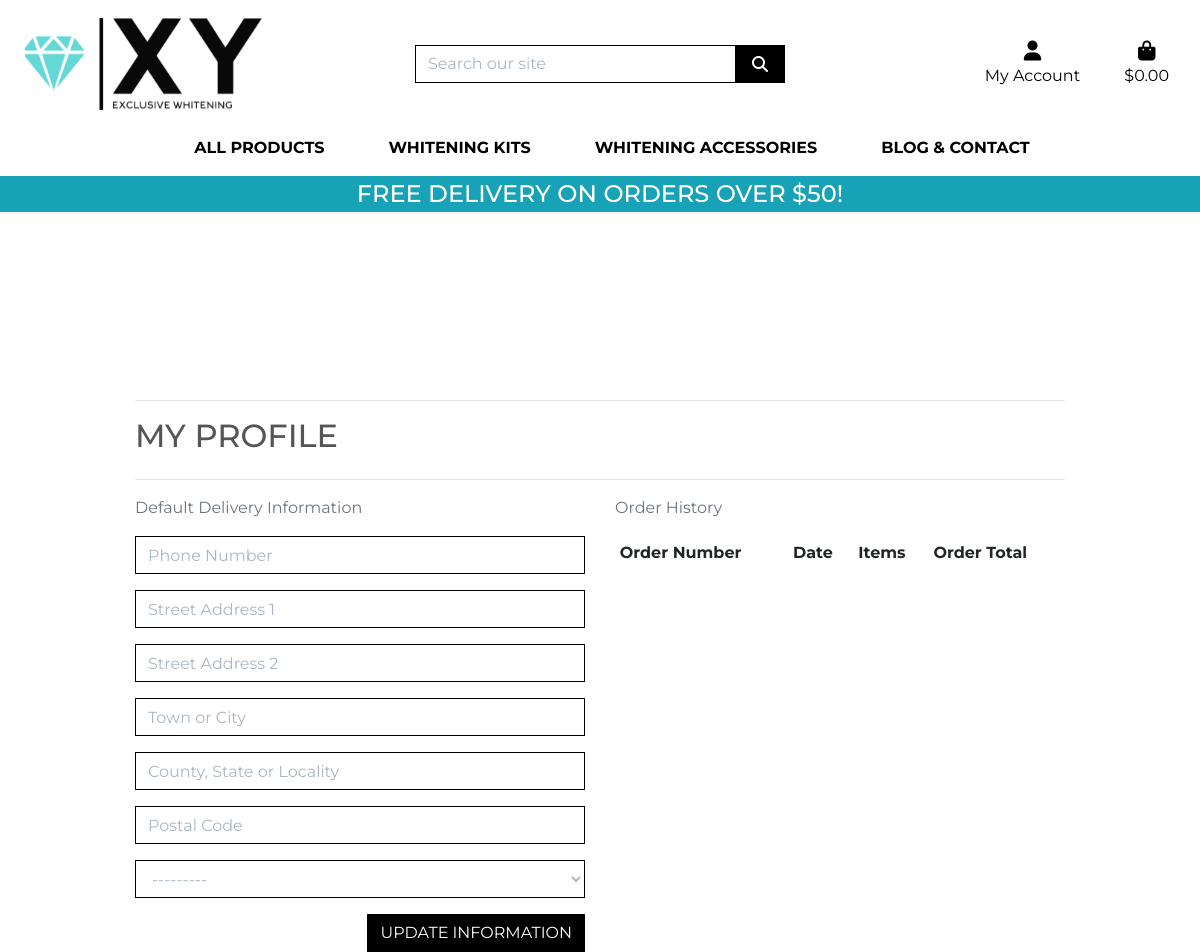
Page /profile/ (signed in) on the earlier database version.
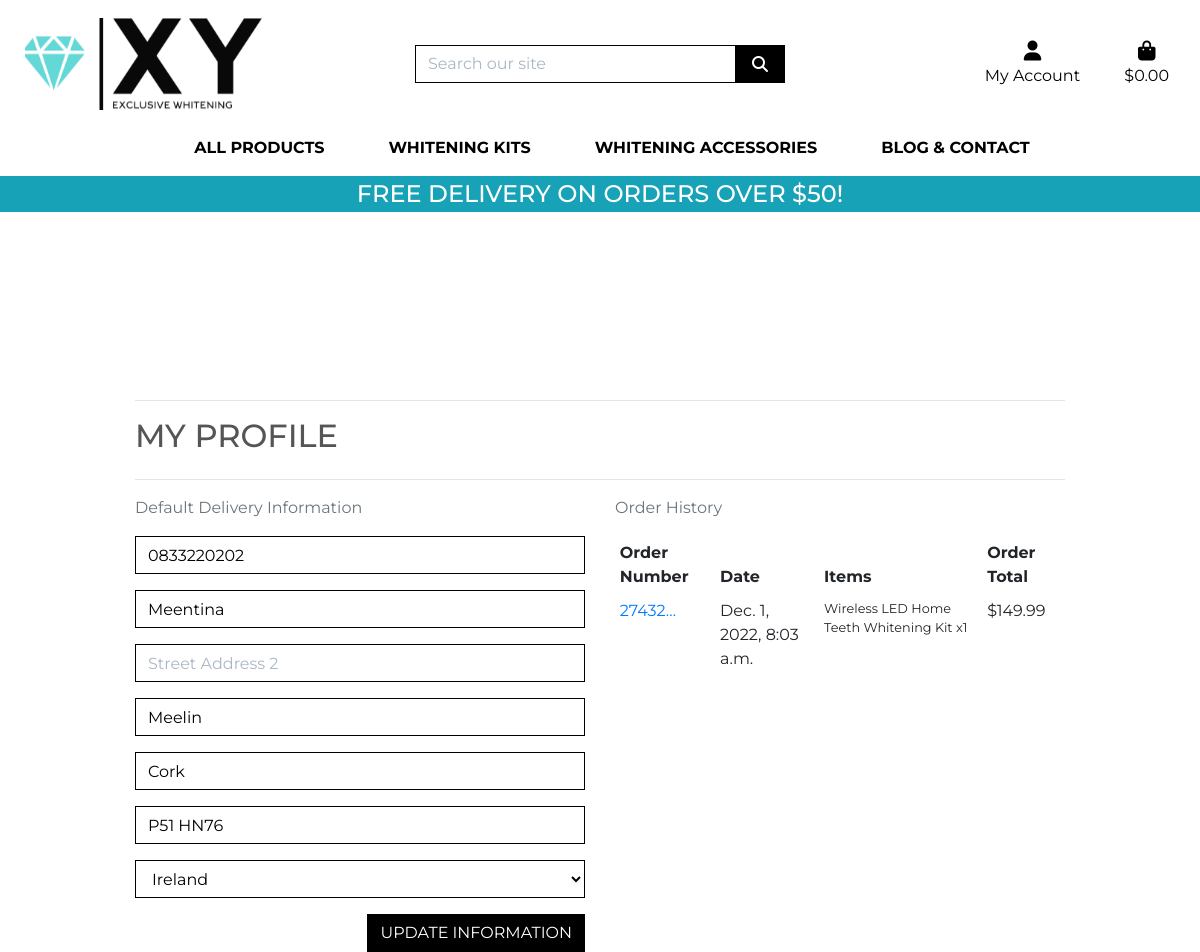
Same page on the later database version.
### profiles/models.py (models this page shows, shortened)
class UserProfile(models.Model):
    user = models.OneToOneField(User, on_delete=models.CASCADE)
    default_phone_number = models.CharField(max_length=20, null=True, blank=True)
    default_street_address1 = models.CharField(max_length=80, null=True, blank=True)
    default_street_address2 = models.CharField(max_length=80, null=True, blank=True)
    default_town_or_city = models.CharField(max_length=40, null=True, blank=True)
    default_county = models.CharField(max_length=80, null=True, blank=True)
    default_postcode = models.CharField(max_length=20, null=True, blank=True)
    default_country = CountryField(blank_label='Country', null=True, blank=True)

### checkout/models.py (models this page shows, shortened)
class Order(models.Model):
    order_number = models.CharField(max_length=32, null=False, editable=False)
    user_profile = models.ForeignKey(UserProfile, on_delete=models.SET_NULL,
                                     null=True, blank=True, related_name='orders')
    full_name = models.CharField(max_length=50, null=False, blank=False)
    email = models.EmailField(max_length=254, null=False, blank=False)
    phone_number = models.CharField(max_length=20, null=False, blank=False)
    country = CountryField(blank_label='Country *', null=False, blank=False)
    postcode = models.CharField(max_length=20, null=True, blank=True)
    town_or_city = models.CharField(max_length=40, null=False, blank=False)
    street_address1 = models.CharField(max_length=80, null=False, blank=False)
    street_address2 = models.CharField(max_length=80, null=True, blank=True)
    county = models.CharField(max_length=80, null=True, blank=True)
    date = models.DateTimeField(auto_now_add=True)
    delivery_cost = models.DecimalField(max_digits=6, decimal_places=2, null=False, default=0)
    order_total = models.DecimalField(max_digits=10, decimal_places=2, null=False, default=0)
    grand_total = models.DecimalField(max_digits=10, decimal_places=2, null=False, default=0)
    original_bag = models.TextField(null=False, blank=False, default='')
    stripe_pid = models.CharField(max_length=254, null=False, blank=False, default='')

class OrderLineItem(models.Model):
    order = models.ForeignKey(Order, null=False, blank=False, on_delete=models.CASCADE, related_name='lineitems')
    product = models.ForeignKey(Product, null=False, blank=False, on_delete=models.CASCADE)
    product_size = models.CharField(max_length=2, null=True, blank=True) # XS, S, M, L, XL
    quantity = models.IntegerField(null=False, blank=False, default=0)
    lineitem_total = models.DecimalField(max_digits=6, decimal_places=2, null=False, blank=False, editable=False)

### products/models.py (models this page shows, shortened)
class Product(models.Model):
    category = models.ForeignKey('Category', null=True, blank=True, on_delete=models.SET_NULL)
    sku = models.CharField(max_length=254, null=True, blank=True)
    name = models.CharField(max_length=254)
    description = models.TextField()
    price = models.DecimalField(max_digits=6, decimal_places=2)
    rating = models.DecimalField(max_digits=6, decimal_places=2, null=True, blank=True)
    image_url = models.URLField(max_length=1024, null=True, blank=True)
    image = models.ImageField(null=True, blank=True)

### profiles/views.py (the view)
# urls.py: path('profile/', include('profiles.urls')),
@login_required
def profile(request):
    profile = get_object_or_404(UserProfile, user=request.user)
    if request.method == 'POST':
        form = UserProfileForm(request.POST, instance=profile)
        if form.is_valid():
            form.save()
            messages.success(request, 'Profile updated successfully')
        else:
            messages.error(request, 'Update failed. Please ensure the form is valid.')
    else:
        form = UserProfileForm(instance=profile)
    orders = profile.orders.all()
    template = 'profiles/profile.html'
    context = {
        'form': form,
        'orders': orders,
        'on_profile_page': True
    }
    return render(request, template, context)

### profiles/forms.py
class UserProfileForm(forms.ModelForm):
    class Meta:
        model = UserProfile
        exclude = ('user',)
    def __init__(self, *args, **kwargs):
        super().__init__(*args, **kwargs)
        placeholders = {
            'default_phone_number': 'Phone Number',
            'default_postcode': 'Postal Code',
            'default_town_or_city': 'Town or City',
            'default_street_address1': 'Street Address 1',
            'default_street_address2': 'Street Address 2',
            'default_county': 'County, State or Locality',
        }
        self.fields['default_phone_number'].widget.attrs['autofocus'] = True
        for field in self.fields:
            if field != 'default_country':
                if self.fields[field].required:
                    placeholder = f'{placeholders[field]} *'
                else:
                    placeholder = placeholders[field]
                self.fields[field].widget.attrs['placeholder'] = placeholder
            self.fields[field].widget.attrs['class'] = 'border-black rounded-0 profile-form-input'
            self.fields[field].label = False

### bag/contexts.py (called while the page is built, shortened)
def bag_contents(request):
    bag_items = []
    total = 0
    product_count = 0
    bag = request.session.get('bag', {})
    if total < settings.FREE_DELIVERY_THRESHOLD:
        delivery = total * Decimal(settings.STANDARD_DELIVERY_PERCENTAGE / 100)
        free_delivery_delta = settings.FREE_DELIVERY_THRESHOLD - total
    else:
        delivery = 0
        free_delivery_delta = 0
    grand_total = delivery + total
    context = {
        'bag_items': bag_items,
        'total': total,
        'product_count': product_count,
        'delivery': delivery,
        'free_delivery_delta': free_delivery_delta,
        'free_delivery_threshold': settings.FREE_DELIVERY_THRESHOLD,
        'grand_total': grand_total,
    }
    return context

### exclusive_whitening/context_processors.py (called while the page is built)
def media(request):
    return {'MEDIA_URL': settings.MEDIA_URL}

### profiles/templates/profiles/profile.html (shortened to what this page needs)
{% extends "base.html" %}
{% load static %}
{% block extra_css %}
<link rel="stylesheet" href="{% static 'profiles/css/profile.css' %}">
{% endblock %}
{% block page_header %}
<div class="container header-container">
</div>
{% endblock %}
{% block content %}
<div class="overlay"></div>
<div class="container">
    <div class="row">
        <div class="col">
            <hr>
            <h2 class="logo-font mb-4">My Profile</h2>
            <hr>
        </div>
    </div>
    <div class="row">
        <div class="col-12 col-lg-6">
            <p class="text-muted">Default Delivery Information</p>
            <form class="mt-3" action="{% url 'profile' %}" method="POST" id="profile-update-form">
                {{ form|crispy }}
                <button class="btn btn-black rounded-0 text-uppercase float-right">Update Information</button>
            </form>
        </div>
        <div class="col-12 col-lg-6">
            <p class="text-muted">Order History</p>
            <div class="order-history table-responsive">
                <table class="table table-sm table-borderless">
                    <thead>
                        <tr>
                            <th>Order Number</th>
                            <th>Date</th>
                            <th>Items</th>
                            <th>Order Total</th>
                        </tr>
                    </thead>
                    <tbody>
                        {% for order in orders %}
                        <tr>
                            <td>
                                <a href="{% url 'order_history' order.order_number %}" title="{{ order.order_number }}">
                                    {{ order.order_number|truncatechars:6 }}
                                </a>
                            </td>
                            <td>{{ order.date }}</td>
                            <td>
                                <ul class="list-unstyled">
                                    {% for item in order.lineitems.all %}
                                    <li class="small">
                                        {{ item.product.name }} x{{ item.quantity }}
                                    </li>
                                    {% endfor %}
                                </ul>
                            </td>
                            <td>${{ order.grand_total }}</td>
                        </tr>
                        {% endfor %}
                    </tbody>
                </table>
            </div>
        </div>
    </div>
    {% endblock %}

### templates/base.html (shortened to what this page needs)
{% load static %}
<!doctype html>
<html lang="en">
<head>
    {% block corecss %}
    <link rel="stylesheet" href="https://stackpath.bootstrapcdn.com/bootstrap/4.4.1/css/bootstrap.min.css"
>
    <link rel="stylesheet" href="{% static 'css/base.css' %}">
    {% endblock %}
    {% block extra_css %}
    {% endblock %}
</head>
<body>
    <body>
        <header class="container-fluid fixed-top">
            <div id="topnav" class="row bg-white pt-lg-2 d-none d-lg-flex">
                <div class="col-12 col-lg-4 my-auto py-1 py-lg-0 text-center text-lg-left">
                    <a href="{% url 'home' %}">
                        <img id="nav-logo" src="{{ MEDIA_URL }}xylogo.png" alt="The Exclusive Whitening company logo">
                    </a>
                </div>
                <div class="col-12 col-lg-4 my-auto py-1 py-lg-0">
                    <form method="GET" action="{% url 'products' %}">
                        <div class="input-group w-100">
                            <input class="form-control border border-black rounded-0" type="text" name="q"
                                placeholder="Search our site">
                            <div class="input-group-append">
                                <button class="form-control btn btn-black border border-black rounded-0" type="submit">
                                    <span class="icon">
                                        <i class="fas fa-search"></i>
                                    </span>
                                </button>
                            </div>
                        </div>
                    </form>
                </div>
                <div class="col-12 col-lg-4 my-auto py-1 py-lg-0">
                    <ul class="list-inline list-unstyled text-center text-lg-right my-0">
                        <li class="list-inline-item dropdown">
                            <a class="text-black nav-link" href="#" id="user-options" data-toggle="dropdown"
                                aria-haspopup="true" aria-expanded="false">
                                <div class="text-center">
                                    <div><i class="fas fa-user fa-lg"></i></div>
                                    <p class="my-0">My Account</p>
                                </div>
                            </a>
                        </li>
                        <li class="list-inline-item">
                            <a class="{% if grand_total %}text-info font-weight-bold{% else %}text-black{% endif %} nav-link"
                                href="{% url 'view_bag' %}">
                                <div class="text-center">
                                    <div><i class="fas fa-shopping-bag fa-lg"></i></div>
                                    <p class="my-0">
                                        {% if grand_total %}
                                        ${{ grand_total|floatformat:2 }}
                                        {% else %}
                                        $0.00
                                        {% endif %}
                                    </p>
                                </div>
                            </a>
                        </li>
                    </ul>
                </div>
            </div>
            <div class="row bg-white">
                <nav class="navbar navbar-expand-lg navbar-light w-100">
                    {% include 'includes/main-nav.html' %}
                </nav>
            </div>
            <div id="delivery-banner" class="row text-center">
                <div class="col pink-background text-white">
                    <h4 class="logo-font my-1">Free delivery on orders over ${{ free_delivery_threshold }}!</h4>
                </div>
            </div>
        </header>
        {% block page_header %}
        {% endblock %}
        {% block content %}
        {% endblock %}
    </body>
</body>
</html>

### templates/includes/main-nav.html (shortened to what this page needs)
<div class="collapse navbar-collapse" id="main-nav">
    <ul class="navbar-nav w-auto mx-auto">
        <li class="nav-item dropdown">
            <a class="logo-font font-weight-bold nav-link text-black mr-5" href="#" id="all-products-link"
                data-toggle="dropdown" aria-haspopup="true" aria-expanded="false">
                All Products
            </a>
        </li>
        <li class="nav-item dropdown">
            <a class="logo-font font-weight-bold nav-link text-black mr-5" href="#" id="whitening_kits-link"
                data-toggle="dropdown" aria-haspopup="true" aria-expanded="false">
                Whitening Kits
            </a>
        </li>
        <li class="nav-item dropdown">
            <a class="logo-font font-weight-bold nav-link text-black mr-5" href="#" id="whitening_accessories-link"
                data-toggle="dropdown" aria-haspopup="true" aria-expanded="false">
                Whitening Accessories
            </a>
        </li>
        <li class="nav-item dropdown">
            <a class="logo-font font-weight-bold nav-link text-black" href="#" id="refills-link" data-toggle="dropdown"
                aria-haspopup="true" aria-expanded="false">
                Blog & Contact
            </a>
        </li>
    </ul>
</div>

### static/css/base.css (style rules this page uses)
html { height: 100%; }
body { background: rgb(0, 0, 0) height: calc(100vh - 164px); color: #555; font-family: 'Montserrat', sans-serif; }
.icon { align-items: center; display: inline-flex; justify-content: center; height: 1.5rem; width: 1.5rem; }
.logo-font { text-transform: uppercase; }
.btn-black { background: black; color: white; }
.text-black { color: #000 !important; }
.border-black { border: 1px solid black !important; }
.overlay { height: 100%; width: 100%; top: 0; left: 0; position: fixed; background: white; z-index: -1; }
input[name='q']::placeholder { color: #aab7c4; }
@media (min-width: 1200px) { .container { max-width: 80%; } }
@media (min-width: 992px) { .header-container { padding-top: 164px; } }
#nav-logo { width: 70%; padding: 10px; }
.pink-background { background-color: #17a2b8; }
@media screen and (min-width: 1000px) { body { margin-top: 220px; } }

### profiles/static/profiles/css/profile.css (style rules this page uses)
#profile-update-form .form-control { color: #000; }
#profile-update-form input::placeholder { color: #aab7c4; }
#id_default_country, #id_default_country option:not(:first-child) { color: #000; }

Differences in the rows shown:
changed UserProfile: default_phone_number (not shown) → "0833220202"; default_street_address1 (not shown) → "Meentina"; default_town_or_city (not shown) → "Meelin"; default_county (not shown) → "Cork"; default_postcode (not shown) → "P51 HN76"; default_country "---------" → "Ireland"
added Order: order_number "27432…", date "Dec. 1, 2022, 8:03 a.m.", grand_total "149.99"
added OrderLineItem: product.name "Wireless LED Home Teeth Whitening Kit", quantity "1"
